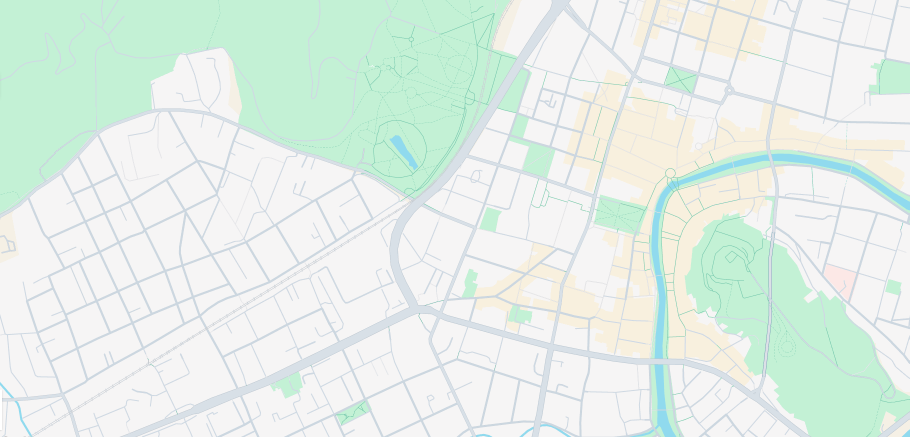
#> input picture code/protest_simulation/Assets/Images/widemap.png, 1819 x 874 px (shown at 1/2 size)
$ python -i map.py   (imports and definitions only)
#> lines starting #> are read from the running program, lines starting #| are printed output that depends on the picture; after the words box and inside, x2 and y2 are one past the last pixel; in counts of white or black regions, pixels touching at a corner belong together
#> further down, picture is the input picture: shape (874, 1819, 3); mean B, G, R 232, 239.9, 227.4
import cv2 as cv
import numpy as np
#import imutils

outputFolder = "output"

def displayImage(im, windowSize = [800, 600]):
    # [7 lines of commented-out code are left out]

    cv.namedWindow("resized_window", cv.WINDOW_NORMAL | cv.WINDOW_KEEPRATIO)
    cv.resizeWindow("resized_window", windowSize[0], windowSize[1])
    cv.imshow("resized_window", im)
    k = cv.waitKey(0) # Wait for a keystroke in the window
    if k == 's':
        return

def writeImage(im, out):
    cv.imwrite(out+"/test2.png", im)


def findPoints(im):
    image=im.copy()
    im = cv.cvtColor(image, cv.COLOR_BGR2GRAY)
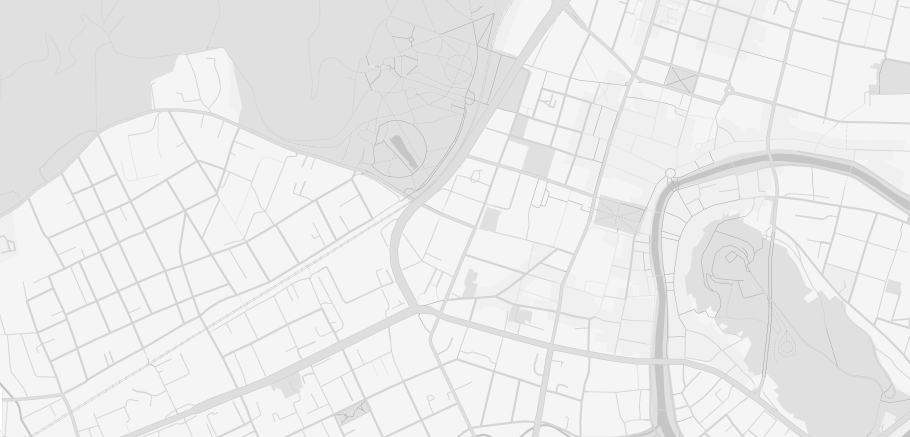
#> im: shape (874, 1819) (shown at 1/2 size); min 160, max 255, mean 235
    #thresh, im_bw = cv.threshold(im, 127, 255, cv.THRESH_BINARY)
    ret, thresh = cv.threshold(im, 127, 255, 0)
#> thresh: shape (874, 1819); every value is 255
    #find contours
    contours, hierarchy = cv.findContours(thresh, cv.RETR_TREE, cv.CHAIN_APPROX_SIMPLE)
#> contours = [[[0, 0], [0, 873], [1818, 873], [1818, 0]]]
    image = cv.drawContours(image, contours, -1, (0,255,0), 10)
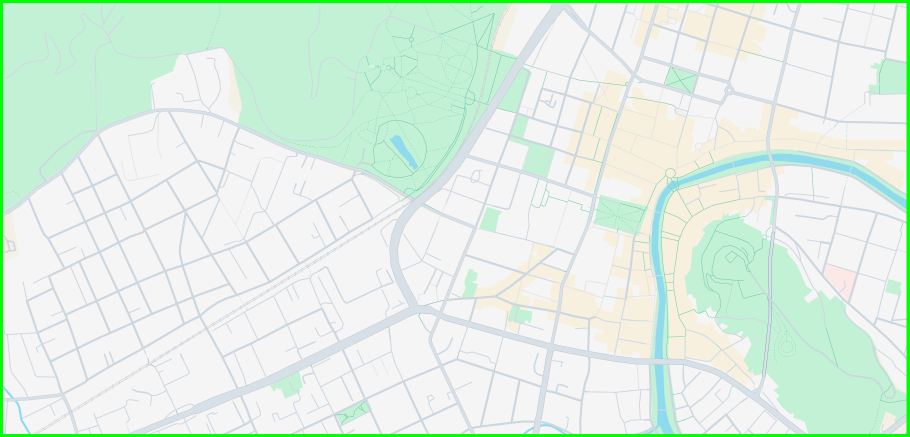
#> image: shape (874, 1819, 3) (shown at 1/2 size); 2.02% of pixels changed, all inside (x1, y1, x2, y2) = (0, 0, 1819, 874)

    return image


# [4 lines not run here, left out]
#writeImage(img, outputFolder)

>>> import cv2
>>> picture = cv2.imread('Images/widemap.png')
>>> result = findPoints(picture)

$ run again, on code/protest_simulation/Assets/Images/map.png
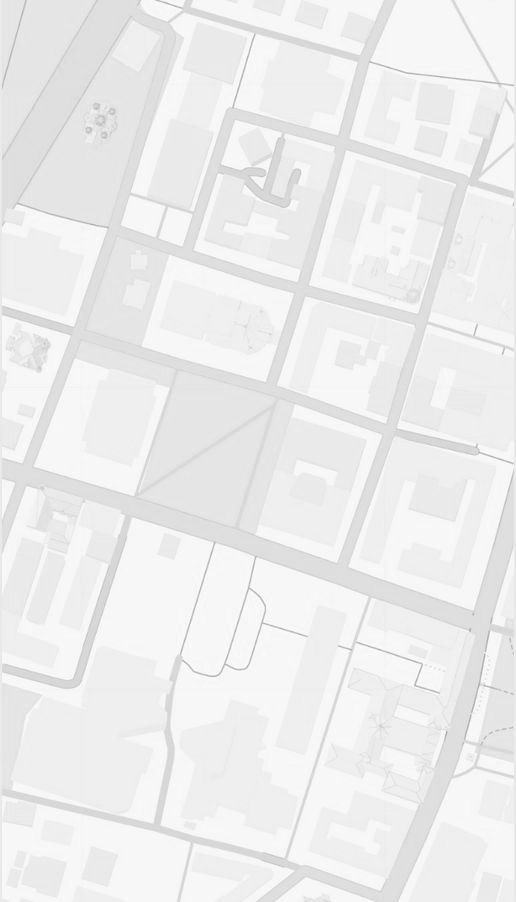
#> input picture code/protest_simulation/Assets/Images/map.png, 516 x 902 px
#> picture is the input picture: shape (902, 516, 3); min 162, max 255, mean 236.9
#> thresh: shape (902, 516); every value is 255
#> contours = [[[0, 0], [0, 901], [515, 901], [515, 0]]]
#> in findPoints, `image = cv.drawContours(image, contours, -1, (0,255,0), 10)`:
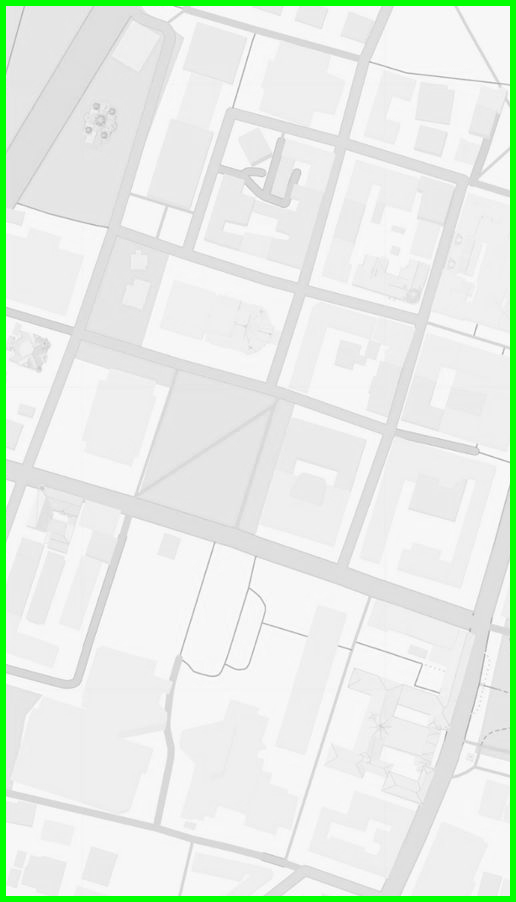
#> image: shape (902, 516, 3); 3.63% of pixels changed, all inside (x1, y1, x2, y2) = (0, 0, 516, 902)

$ run again, on code/protest_simulation/Assets/Images/new2.png
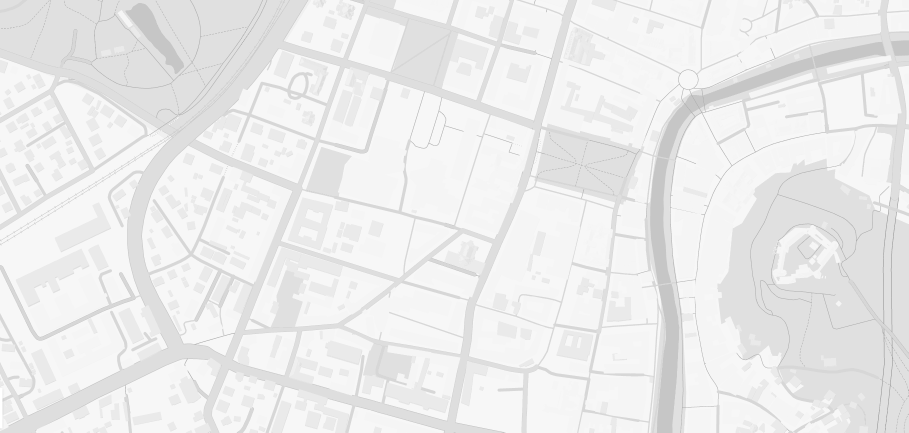
#> input picture code/protest_simulation/Assets/Images/new2.png, 1817 x 865 px (shown at 1/2 size)
#> picture is the input picture: shape (865, 1817, 3); min 138, max 255, mean 235.9
#> thresh: shape (865, 1817); every value is 255
#> contours = [[[0, 0], [0, 864], [1816, 864], [1816, 0]]]
#> in findPoints, `image = cv.drawContours(image, contours, -1, (0,255,0), 10)`:
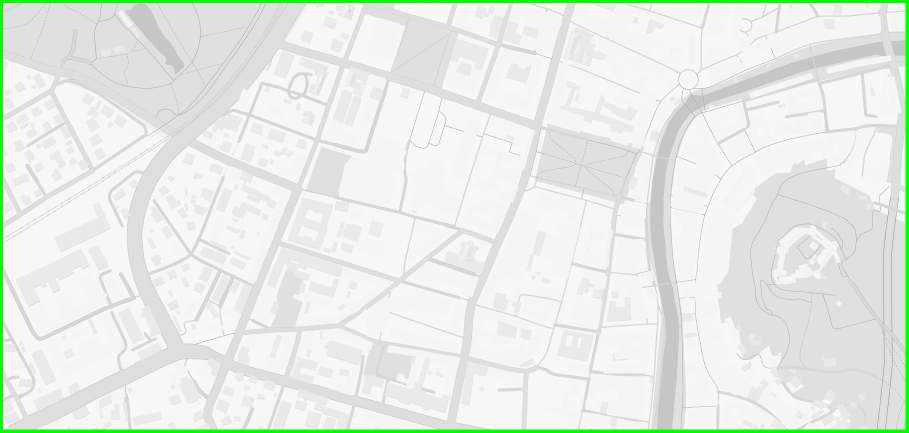
#> image: shape (865, 1817, 3) (shown at 1/2 size); 2.04% of pixels changed, all inside (x1, y1, x2, y2) = (0, 0, 1817, 865)
